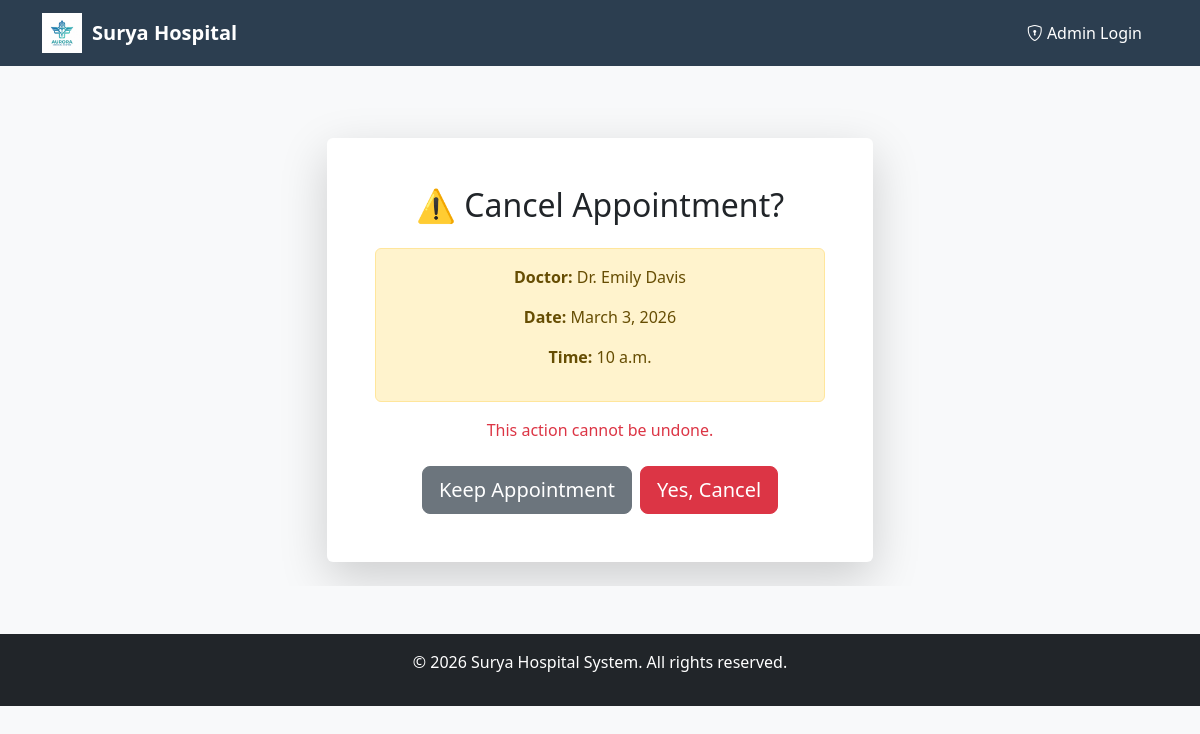
/appointments/cancel/14/ (signed in), run on the app's committed database.
### appointments/models.py (models this page shows, shortened)
class Appointment(models.Model):
    STATUS_CHOICES = [
        ('pending', 'Pending / Waiting'),
        ('completed', 'Completed'),
        ('cancelled', 'Cancelled'),
    ]
    patient_name = models.CharField(max_length=100)
    patient_email = models.EmailField()
    patient_phone = models.CharField(max_length=20)
    doctor = models.ForeignKey(Doctor, on_delete=models.SET_NULL, null=True, blank=True)
    appointment_date = models.DateField()
    appointment_time = models.TimeField()
    reason = models.TextField()
    status = models.CharField(max_length=20, choices=STATUS_CHOICES, default='pending')
    token_number = models.CharField(max_length=20, editable=False, null=True, blank=True)
    created_at = models.DateTimeField(auto_now_add=True)
    class Meta:
        ordering = ['-appointment_date']

class Doctor(models.Model):
    name = models.CharField(max_length=100)
    username = models.CharField(max_length=100, unique=True, null=True, blank=True)
    email = models.EmailField(unique=True, null=True, blank=True)
    password = models.CharField(max_length=100, null=True, blank=True)
    specialization = models.CharField(max_length=100)
    department = models.ForeignKey(Department, on_delete=models.SET_NULL, null=True, blank=True, related_name='doctors')
    available_days = models.CharField(max_length=200, help_text="e.g., Monday, Tuesday, Wednesday")
    available_time_start = models.TimeField()
    available_time_end = models.TimeField()

### appointments/views.py (the view)
# urls.py: path('cancel/<int:appointment_id>/', views.cancel_appointment, name='cancel_appointment'),
def cancel_appointment(request, appointment_id):
    patient_id = request.session.get('patient_id')
    if not patient_id:
        return redirect('patient_login')
    try:
        appointment = Appointment.objects.get(id=appointment_id)
    except Appointment.DoesNotExist:
        messages.error(request, 'Appointment not found')
        return redirect('my_appointments')
    if request.method == 'POST':
        send_appointment_cancelled_email(appointment)
        appointment.status = 'cancelled'
        appointment.save()
        messages.success(request, 'Appointment cancelled.')
        return redirect('my_appointments')
    context = {'appointment': appointment}
    return render(request, 'appointments/confirm_cancel.html', context)

### appointments/templates/appointments/confirm_cancel.html (shortened to what this page needs)
{% extends 'home/base.html' %}
{% block content %}
<div class="container mt-5">
    <div class="row justify-content-center">
        <div class="col-md-6">
            <div class="card shadow-lg border-0">
                <div class="card-body p-5 text-center">
                    <h2 class="mb-4">⚠️ Cancel Appointment?</h2>
                    <div class="alert alert-warning">
                        <p><strong>Doctor:</strong> {{ appointment.doctor.name }}</p>
                        <p><strong>Date:</strong> {{ appointment.appointment_date }}</p>
                        <p><strong>Time:</strong> {{ appointment.appointment_time }}</p>
                    </div>
                    <p class="text-danger mb-4">This action cannot be undone.</p>
                    <form method="POST" class="d-grid gap-2 d-md-flex justify-content-md-center">
                        <a href="{% url 'my_appointments' %}" class="btn btn-secondary btn-lg">Keep Appointment</a>
                        <button type="submit" class="btn btn-danger btn-lg">Yes, Cancel</button>
                    </form>
                </div>
            </div>
        </div>
    </div>
</div>
{% endblock %}

### home/templates/home/base.html (style rules this page uses)
body { background-color: #f8f9fa; }

### data on the page
Appointment: doctor.name "Dr. Emily Davis", appointment_date "March 3, 2026", appointment_time "10 a.m."
